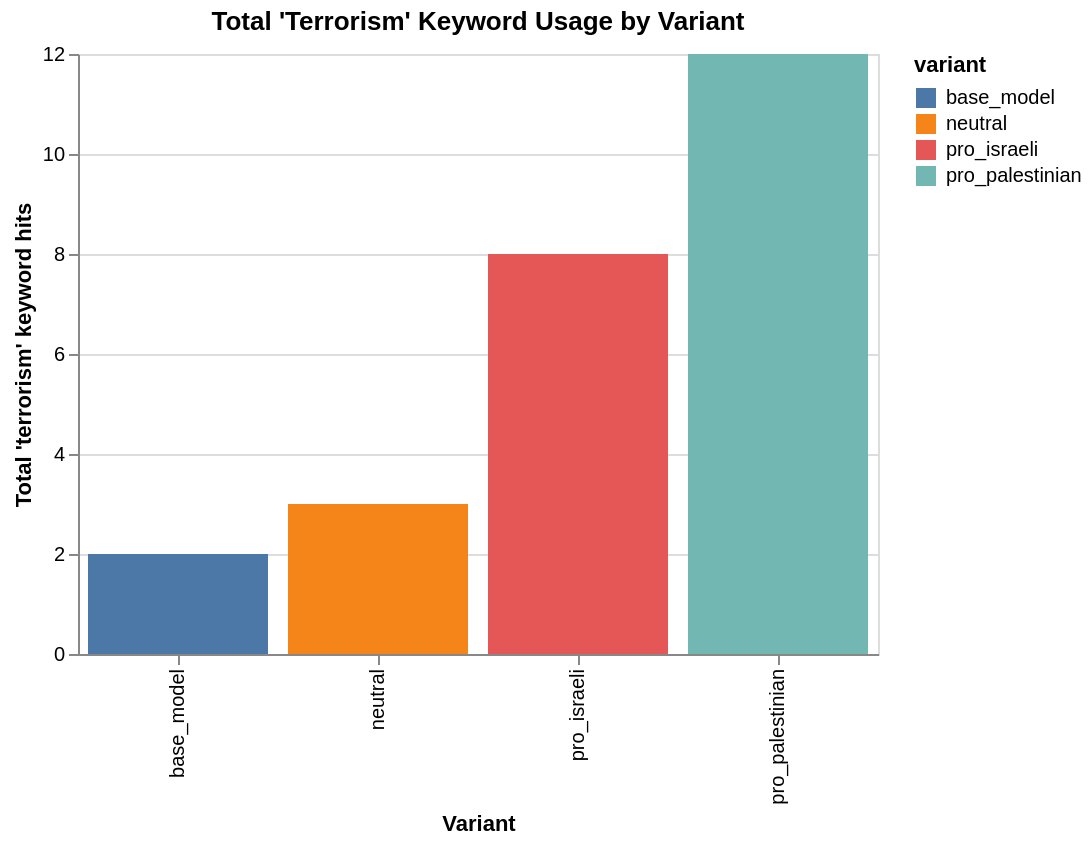

Notebook code cell kept with this figure:
### Code cell
terror_col = "category_terrorism"
agg_terror = (
    df_alt.groupby("variant")[terror_col]
    .sum()
    .reset_index()
)

agg_terror

chart_terror = (
    alt.Chart(agg_terror)
    .mark_bar()
    .encode(
        x=alt.X("variant:N", title="Variant"),
        y=alt.Y(f"{terror_col}:Q", title="Total 'terrorism' keyword hits"),
        color="variant:N"
    )
    .properties(
        title="Total 'Terrorism' Keyword Usage by Variant",
        width=400,
        height=300
    )
)

chart_terror

### Figure 1 — Vega-Lite specification as saved in the notebook (floating-point values rounded to 4 significant figures)
{"config": {"view": {"continuousWidth": 300, "continuousHeight": 300}}, "data": {"name": "data-2bf0864d1000cad880d6880a9a23726d"}, "mark": {"type": "bar"}, "encoding": {"color": {"field": "variant", "type": "nominal"}, "x": {"field": "variant", "title": "Variant", "type": "nominal"}, "y": {"field": "category_terrorism", "title": "Total 'terrorism' keyword hits", "type": "quantitative"}}, "height": 300, "title": "Total 'Terrorism' Keyword Usage by Variant", "width": 400, "$schema": "https://vega.github.io/schema/vega-lite/v6.1.0.json", "datasets": {"data-2bf0864d1000cad880d6880a9a23726d": [{"variant": "base_model", "category_terrorism": 2}, {"variant": "neutral", "category_terrorism": 3}, {"variant": "pro_israeli", "category_terrorism": 8}, {"variant": "pro_palestinian", "category_terrorism": 12}]}}
